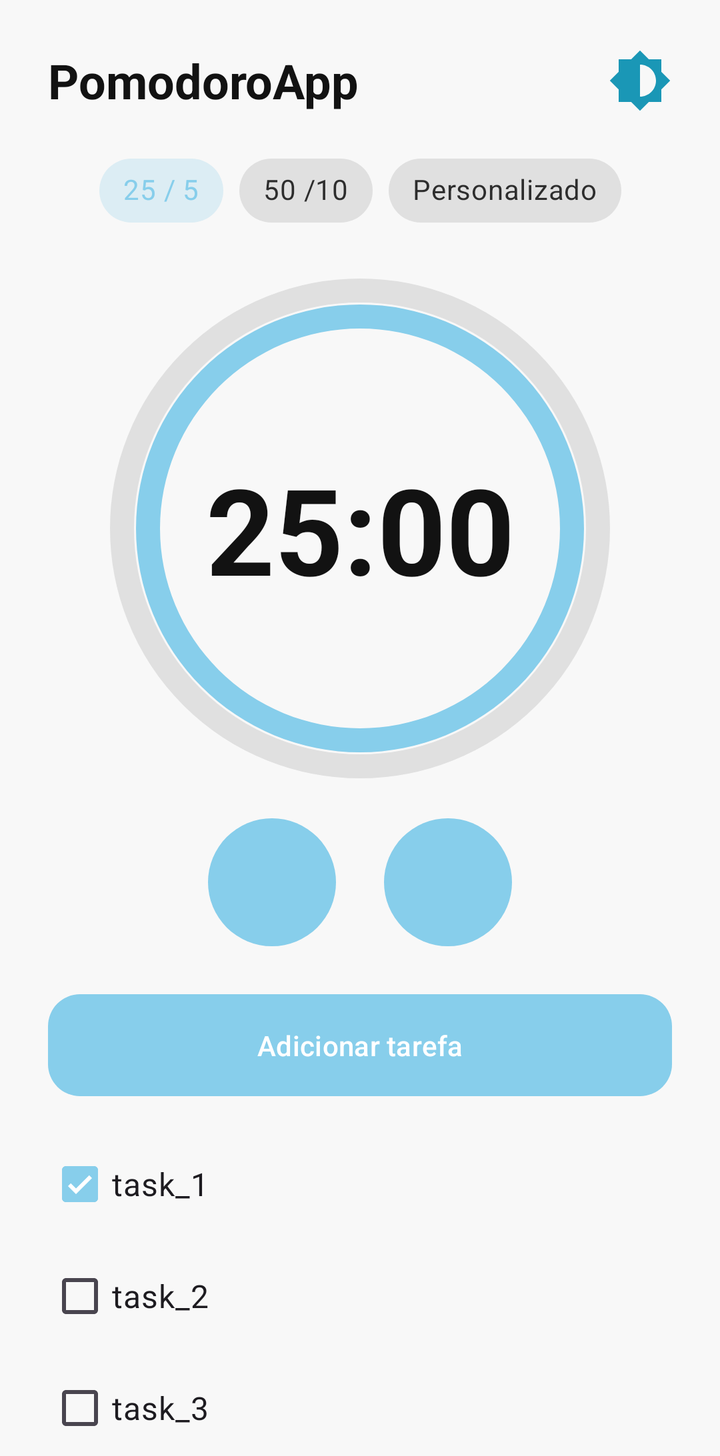
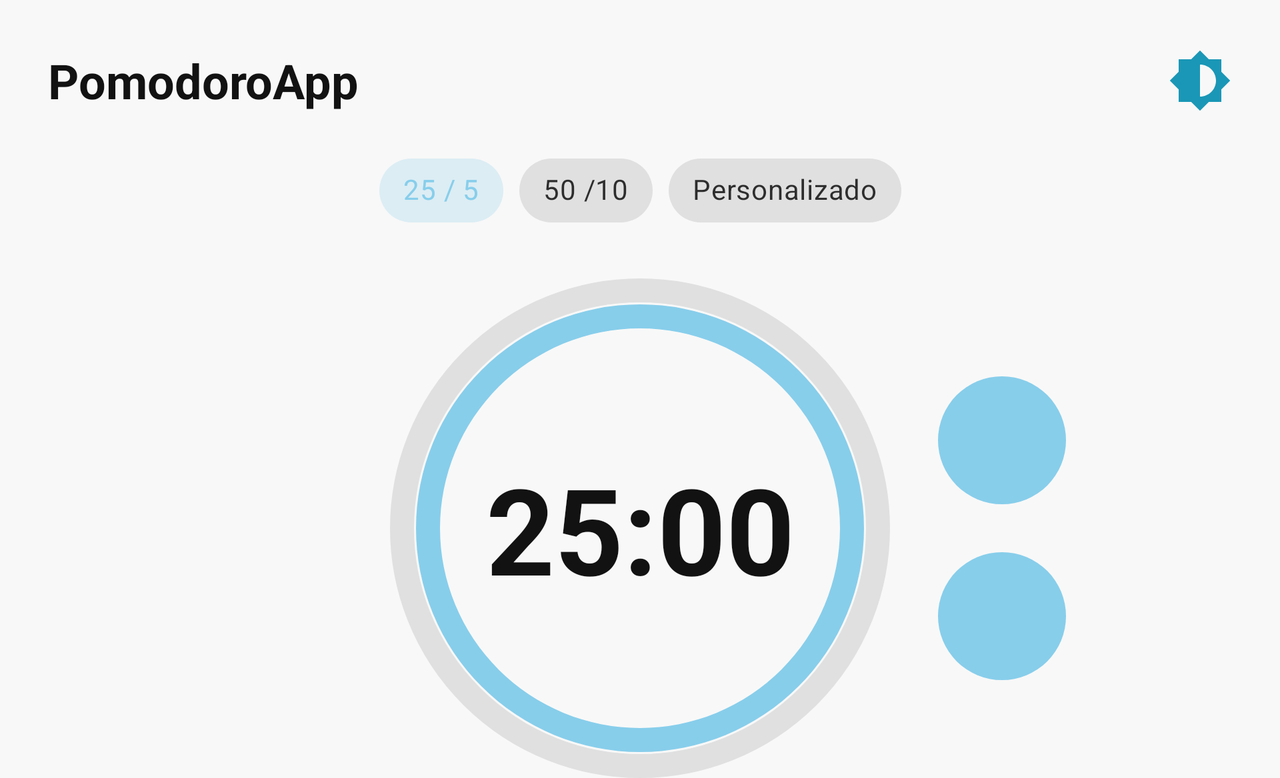

The same Android screen from two of the app's own layout files: first res/layout/ as a phone draws it, then the repository's variant for another configuration, drawn on a device whose configuration selects that folder. Both files follow.
<!-- AndroidManifest.xml: application theme Theme.PomodoroApp -->
<!-- res/layout/activity_main.xml -->
<?xml version="1.0" encoding="utf-8"?>
<ScrollView
    xmlns:android="http://schemas.android.com/apk/res/android"
    xmlns:app="http://schemas.android.com/apk/res-auto"
    xmlns:tools="http://schemas.android.com/tools"
    android:layout_width="match_parent"
    android:layout_height="match_parent"
    android:fillViewport="true">
<androidx.constraintlayout.widget.ConstraintLayout
    android:layout_width="match_parent"
    android:layout_height="wrap_content"
    tools:context=".MainActivity">

    <TextView
        android:id="@+id/titleTextView"
        android:layout_width="wrap_content"
        android:layout_height="wrap_content"
        android:layout_marginStart="24dp"
        android:layout_marginTop="24dp"
        android:text="@string/Pomodoro"
        android:textSize="24sp"
        android:textStyle="bold"
        app:layout_constraintStart_toStartOf="parent"
        app:layout_constraintTop_toTopOf="parent" />

    <ImageView
        android:id="@+id/settingsIcon"
        android:layout_width="32dp"
        android:layout_height="32dp"
        android:layout_marginEnd="24dp"
        android:src="@drawable/baseline_brightness_medium_24"
        app:layout_constraintBottom_toBottomOf="@+id/titleTextView"
        app:layout_constraintEnd_toEndOf="parent"
        app:layout_constraintTop_toTopOf="@+id/titleTextView"
        />

    <com.google.android.material.chip.ChipGroup
        android:id="@+id/timeChipGroup"
        android:layout_width="wrap_content"
        android:layout_height="wrap_content"
        android:layout_marginTop="15dp"
        app:chipSpacingHorizontal="8dp"
        app:singleSelection="true"
        app:layout_constraintEnd_toEndOf="parent"
        app:layout_constraintStart_toStartOf="parent"
        app:layout_constraintTop_toBottomOf="@+id/titleTextView">

        <com.google.android.material.chip.Chip
            android:id="@+id/chip_25_5"
            style="@style/Widget.MaterialComponents.Chip.Choice"
            android:layout_width="wrap_content"
            android:layout_height="wrap_content"
            android:text="25 / 5"
            android:checked="true"/>

        <com.google.android.material.chip.Chip
            android:id="@+id/chip_50_10"
            style="@style/Widget.MaterialComponents.Chip.Choice"
            android:layout_width="wrap_content"
            android:layout_height="wrap_content"
            android:text="50 /10" />

        <com.google.android.material.chip.Chip
            android:id="@+id/chip_10_2"
            style="@style/Widget.MaterialComponents.Chip.Choice"
            android:layout_width="wrap_content"
            android:layout_height="wrap_content"
                android:text="Personalizado" />
    </com.google.android.material.chip.ChipGroup>

    <ProgressBar
        android:id="@+id/circularProgressBar"
        style="?android:attr/progressBarStyleHorizontal"
        android:layout_width="250dp"
        android:layout_height="250dp"
        android:layout_marginTop="20dp"
        android:background="@drawable/time_ring_bg"
        android:indeterminate="false"
        android:max="100"
        android:progress="100"
        android:progressDrawable="@drawable/progress_bar"
        app:layout_constraintEnd_toEndOf="parent"
        app:layout_constraintStart_toStartOf="parent"
        app:layout_constraintTop_toBottomOf="@+id/timeChipGroup" />

    <TextView
        android:id="@+id/timerTextView"
        android:layout_width="wrap_content"
        android:layout_height="wrap_content"
        android:text="25:00"
        android:textSize="60sp"
        android:textStyle="bold"
        app:layout_constraintBottom_toBottomOf="@+id/circularProgressBar"
        app:layout_constraintEnd_toEndOf="@+id/circularProgressBar"
        app:layout_constraintStart_toStartOf="@+id/circularProgressBar"
        app:layout_constraintTop_toTopOf="@+id/circularProgressBar" />

    <LinearLayout
        android:id="@+id/controlsContainer"
        android:layout_width="wrap_content"
        android:layout_height="wrap_content"
        android:orientation="horizontal"
        android:layout_marginTop="20dp"
        app:layout_constraintTop_toBottomOf="@id/circularProgressBar"
        app:layout_constraintStart_toStartOf="parent"
        app:layout_constraintEnd_toEndOf="parent">

        <ImageButton
            android:id="@+id/playButton"
            android:layout_width="64dp"
            android:layout_height="64dp"
            android:background="@drawable/control_button_bg"
            android:src="@string/symbol_play"
            />

        <ImageButton
            android:id="@+id/resetButton"
            android:layout_width="64dp"
            android:layout_height="64dp"
            android:layout_marginStart="24dp"
            android:background="@drawable/control_button_bg"
            android:src="@drawable/outline_autorenew_24" />
    </LinearLayout>

    <com.google.android.material.button.MaterialButton
        android:id="@+id/addTaskButton"
        android:layout_width="0dp"
        android:layout_height="wrap_content"
        android:layout_marginHorizontal="24dp"
        android:layout_marginTop="20dp"
        android:paddingVertical="16dp"
        android:text="Adicionar tarefa"
        app:cornerRadius="16dp"
        app:layout_constraintEnd_toEndOf="parent"
        app:layout_constraintStart_toStartOf="parent"
        app:layout_constraintTop_toBottomOf="@id/controlsContainer" />

    <LinearLayout
        android:id="@+id/tasksContainer"
        android:layout_width="0dp"
        android:layout_height="wrap_content"
        android:orientation="vertical"
        android:layout_marginTop="16dp"
        app:layout_constraintTop_toBottomOf="@id/addTaskButton"
        app:layout_constraintStart_toStartOf="@id/addTaskButton"
        app:layout_constraintEnd_toEndOf="@id/addTaskButton">

        <CheckBox
            android:layout_width="match_parent"
            android:layout_height="wrap_content"
            android:text="task_1"
            android:textSize="16sp"
            android:checked="true"/>

        <CheckBox
            android:layout_width="match_parent"
            android:layout_height="wrap_content"
            android:layout_marginTop="8dp"
            android:text="task_2"
            android:textSize="16sp"/>

        <CheckBox
            android:layout_width="match_parent"
            android:layout_height="wrap_content"
            android:layout_marginTop="8dp"
            android:text="task_3"
            android:textSize="16sp"/>

    </LinearLayout>

</androidx.constraintlayout.widget.ConstraintLayout>
    </ScrollView>
<!-- resources referenced by this layout -->
<resources>
  <!-- drawable baseline_brightness_medium_24 (drawable) -->
  <vector xmlns:android="http://schemas.android.com/apk/res/android" android:height="24dp" android:tint="#1A97B6" android:viewportHeight="24" android:viewportWidth="24" android:width="24dp">
        
      <path android:fillColor="@android:color/white" android:pathData="M20,15.31L23.31,12 20,8.69V4h-4.69L12,0.69 8.69,4H4v4.69L0.69,12 4,15.31V20h4.69L12,23.31 15.31,20H20v-4.69zM12,18V6c3.31,0 6,2.69 6,6s-2.69,6 -6,6z"/>
      
  </vector>
  <!-- drawable control_button_bg (drawable) -->
  <shape xmlns:android="http://schemas.android.com/apk/res/android"
      android:shape="oval">
      <solid android:color="@color/pomodoro_primary_light" />
  </shape>
  <!-- drawable progress_bar (drawable) -->
  <rotate xmlns:android="http://schemas.android.com/apk/res/android"
      android:fromDegrees="270"
      android:toDegrees="270">
      <shape
          android:innerRadiusRatio="2.5"
          android:shape="ring"
          android:thickness="12dp"
          android:useLevel="true">
          <solid android:color="@color/pomodoro_primary_light" />
      </shape>
  </rotate>
  <!-- drawable time_ring_bg (drawable) -->
  <shape xmlns:android="http://schemas.android.com/apk/res/android"
      android:shape="oval">
      <stroke
          android:width="12dp"
          android:color="@color/progress_bar_background_color_light" />
  </shape>
  <string name="Pomodoro">PomodoroApp</string>
  <string name="symbol_play">▶</string>
  <style name="Theme.PomodoroApp" parent="Theme.Material3.DayNight.NoActionBar">
          <item name="colorPrimary">@color/pomodoro_primary_light</item>
          <item name="colorOnPrimary">@color/white</item>
          <item name="colorSecondary">@color/pomodoro_running_light</item>
          <item name="colorOnSecondary">@color/white</item>
          <item name="colorSurface">@color/screen_background_light</item>
          <item name="colorOnSurface">@color/primary_text_light</item>
  
          <item name="android:statusBarColor">@color/screen_background_light</item>
          <item name="android:windowLightStatusBar">true</item>
  
          <item name="android:windowBackground">@color/screen_background_light</item>
          <item name="android:textColor">@color/primary_text_light</item>
      </style>
  <color name="pomodoro_primary_light">#87CEEB</color>
  <color name="progress_bar_background_color_light">#E0E0E0</color>
  <color name="white">#FFFFFFFF</color>
  <color name="pomodoro_running_light">#4682B4</color>
  <color name="screen_background_light">#F8F8F8</color>
  <color name="primary_text_light">#121212</color>
</resources>
<!-- res/layout-land/activity_main.xml (the repository's variant of the layout above) -->
<!-- drawn on the phone turned sideways -->
<?xml version="1.0" encoding="utf-8"?>
<ScrollView
    xmlns:android="http://schemas.android.com/apk/res/android"
    xmlns:app="http://schemas.android.com/apk/res-auto"
    xmlns:tools="http://schemas.android.com/tools"
    android:layout_width="match_parent"
    android:layout_height="match_parent"
    android:fillViewport="true">
<androidx.constraintlayout.widget.ConstraintLayout
    android:layout_width="match_parent"
    android:layout_height="wrap_content"
    tools:context=".MainActivity">

    <TextView
        android:id="@+id/titleTextView"
        android:layout_width="wrap_content"
        android:layout_height="wrap_content"
        android:layout_marginStart="24dp"
        android:layout_marginTop="24dp"
        android:text="@string/Pomodoro"
        android:textSize="24sp"
        android:textStyle="bold"
        app:layout_constraintStart_toStartOf="parent"
        app:layout_constraintTop_toTopOf="parent" />

    <ImageView
        android:id="@+id/ThemeIcon"
        android:layout_width="32dp"
        android:layout_height="32dp"
        android:layout_marginEnd="24dp"
        android:src="@drawable/baseline_brightness_medium_24"
        app:layout_constraintBottom_toBottomOf="@+id/titleTextView"
        app:layout_constraintEnd_toEndOf="parent"
        app:layout_constraintTop_toTopOf="@+id/titleTextView"
        />

    <com.google.android.material.chip.ChipGroup
        android:id="@+id/timeChipGroup"
        android:layout_width="wrap_content"
        android:layout_height="wrap_content"
        android:layout_marginTop="15dp"
        app:chipSpacingHorizontal="8dp"
        app:singleSelection="true"
        app:layout_constraintEnd_toEndOf="parent"
        app:layout_constraintStart_toStartOf="parent"
        app:layout_constraintTop_toBottomOf="@+id/titleTextView">

        <com.google.android.material.chip.Chip
            android:id="@+id/chip_25_5"
            style="@style/Widget.MaterialComponents.Chip.Choice"
            android:layout_width="wrap_content"
            android:layout_height="wrap_content"
            android:text="25 / 5"
            android:checked="true"/>

        <com.google.android.material.chip.Chip
            android:id="@+id/chip_50_10"
            style="@style/Widget.MaterialComponents.Chip.Choice"
            android:layout_width="wrap_content"
            android:layout_height="wrap_content"
            android:text="50 /10" />

        <com.google.android.material.chip.Chip
            android:id="@+id/chip_personalizado"
            style="@style/Widget.MaterialComponents.Chip.Choice"
            android:layout_width="wrap_content"
            android:layout_height="wrap_content"
                android:text="Personalizado" />
    </com.google.android.material.chip.ChipGroup>
    <ProgressBar
        android:id="@+id/circularProgressBar"
        style="?android:attr/progressBarStyleHorizontal"
        android:layout_width="250dp"
        android:layout_height="250dp"
        android:layout_marginTop="20dp"
        android:background="@drawable/time_ring_bg"
        android:indeterminate="false"
        android:max="100"
        android:progress="100"
        android:progressDrawable="@drawable/progress_bar"
        app:layout_constraintEnd_toEndOf="parent"
        app:layout_constraintStart_toStartOf="parent"
        app:layout_constraintTop_toBottomOf="@+id/timeChipGroup" />

    <TextView
        android:id="@+id/timerTextView"
        android:layout_width="wrap_content"
        android:layout_height="wrap_content"
        android:text="25:00"
        android:textSize="60sp"
        android:textStyle="bold"
        app:layout_constraintBottom_toBottomOf="@+id/circularProgressBar"
        app:layout_constraintEnd_toEndOf="@+id/circularProgressBar"
        app:layout_constraintStart_toStartOf="@+id/circularProgressBar"
        app:layout_constraintTop_toTopOf="@+id/circularProgressBar" />

    <LinearLayout
        android:id="@+id/controlsContainer"
        android:layout_width="wrap_content"
        android:layout_height="wrap_content"
        android:orientation="vertical"
        android:layout_marginStart="24dp"
        app:layout_constraintBottom_toBottomOf="@+id/circularProgressBar"
        app:layout_constraintStart_toEndOf="@+id/circularProgressBar"
        app:layout_constraintTop_toTopOf="@+id/circularProgressBar">

        <ImageButton
            android:id="@+id/playButton"
            android:layout_width="64dp"
            android:layout_height="64dp"
            android:background="@drawable/control_button_bg"
            android:src="@string/symbol_play" />

        <ImageButton
            android:id="@+id/resetButton"
            android:layout_width="64dp"
            android:layout_height="64dp"
            android:layout_marginTop="24dp"
            android:background="@drawable/control_button_bg"
            android:src="@drawable/outline_autorenew_24" />
    </LinearLayout>
</androidx.constraintlayout.widget.ConstraintLayout>
    </ScrollView>
